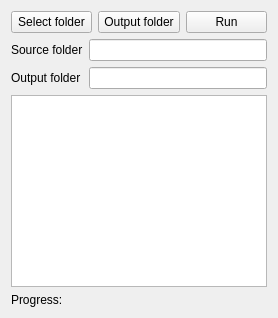
     <widget class="QWidget" name="tabBatch">
      <attribute name="title">
       <string>Batch</string>
      </attribute>
      <layout class="QVBoxLayout" name="verticalLayout_19">
       <item>
        <layout class="QHBoxLayout" name="horizontalLayout_6">
         <item>
          <widget class="QPushButton" name="pushButtonImageBatchSource">
           <property name="text">
            <string>Select folder</string>
           </property>
          </widget>
         </item>
         <item>
          <widget class="QPushButton" name="pushButtonImageBatchOutput">
           <property name="text">
            <string>Output folder</string>
           </property>
          </widget>
         </item>
         <item>
          <widget class="QPushButton" name="pushButtonImageBatchRun">
           <property name="text">
            <string>Run</string>
           </property>
          </widget>
         </item>
        </layout>
       </item>
       <item>
        <layout class="QFormLayout" name="formLayout">
         <item row="0" column="0">
          <widget class="QLabel" name="label">
           <property name="text">
            <string>Source folder</string>
           </property>
          </widget>
         </item>
         <item row="1" column="0">
          <widget class="QLabel" name="label_2">
           <property name="text">
            <string>Output folder</string>
           </property>
          </widget>
         </item>
         <item row="0" column="1">
          <widget class="QLineEdit" name="lineEditImageBatchSource">
           <property name="readOnly">
            <bool>true</bool>
           </property>
          </widget>
         </item>
         <item row="1" column="1">
          <widget class="QLineEdit" name="lineEditImageBatchOutput">
           <property name="readOnly">
            <bool>false</bool>
           </property>
          </widget>
         </item>
        </layout>
       </item>
       <item>
        <widget class="QListWidget" name="listWidgetImageBatch"/>
       </item>
       <item>
        <widget class="QLabel" name="labelBatchProgress">
         <property name="text">
          <string>Progress:</string>
         </property>
        </widget>
       </item>
      </layout>
     </widget>
